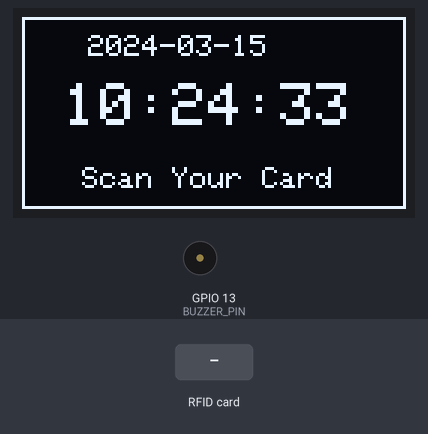
Simulated run of this sketch. Board: ESP8266 (NodeMCU). On the bench: 128×64 one-colour display, buzzer (waves = sounding). The test bench sets the inputs (shaded band). WiFi joins after 1.5 s; servers stay silent unless stated; the local clock reads 2024-03-15 10:24:30 at power-on unless the sketch sets it; what the sketch prints to the serial monitor is not drawn.

Above: at 3.9 s.
4.0 s: RFID card 19 96 05 09 held to the reader
At 5.5 s:
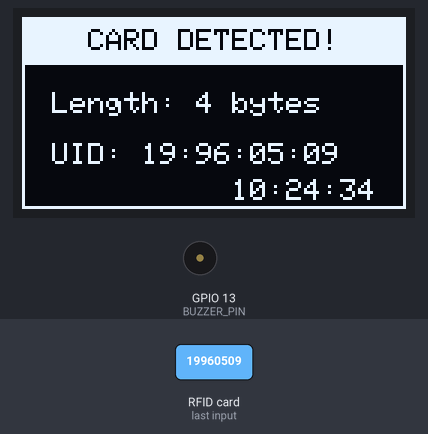
7.0 s: RFID card 5E 7A 19 C4 held to the reader
At 7.9 s:
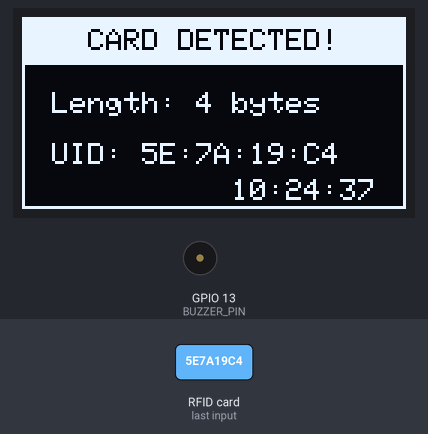
Timing chart, 0 to 10.0 s (numbered marks = the images above; inputs shaded):
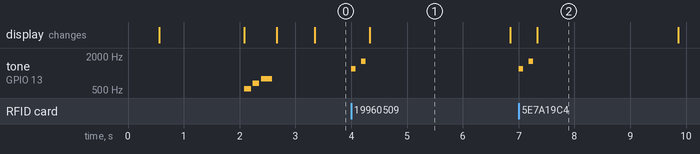

The sketch:

esp8266_rfid_oled_time.ino
```cpp
#include <Wire.h>
#include <Adafruit_GFX.h>
#include <Adafruit_SSD1306.h>
#include <Adafruit_PN532.h>
#include <ESP8266WiFi.h>
#include <time.h>

// -------------------------
// 핀 설정
// -------------------------
#define SCREEN_WIDTH 128
#define SCREEN_HEIGHT 64

// 사용자 정의 규칙: OLED 및 PN532 공유 I2C 핀
#define I2C_SDA 14 // D5 (GPIO 14)
#define I2C_SCL 12 // D6 (GPIO 12)

// PN532 더미 핀 (하드웨어 I2C 사용)
#define PN532_IRQ   2  // D4 (GPIO 2)
#define PN532_RESET 0  // D3 (GPIO 0)

// 패시브 부저 핀
#define BUZZER_PIN 13  // D7 (GPIO 13)

// -------------------------
// WiFi & NTP 설정
// -------------------------
const char* WIFI_SSID     = "SCNU_WiFi";
const char* WIFI_PASSWORD = "19960509";

// NTP 서버 및 한국 시간(KST = UTC+9)
const char* NTP_SERVER = "pool.ntp.org";
const long  UTC_OFFSET = 9 * 3600; // 초 단위 (+9시간)
const int   DST_OFFSET = 0;        // 한국은 서머타임 없음

// -------------------------
// 객체 생성
// -------------------------
Adafruit_SSD1306 display(SCREEN_WIDTH, SCREEN_HEIGHT, &Wire, -1);
Adafruit_PN532 nfc(PN532_IRQ, PN532_RESET, &Wire);

bool wifiConnected = false;
bool timeReady     = false;

// -------------------------
// 부저 사운드 함수
// -------------------------

void bootSound() {
  tone(BUZZER_PIN, 523, 120); // 도 (C5)
  delay(150);
  tone(BUZZER_PIN, 659, 120); // 미 (E5)
  delay(150);
  tone(BUZZER_PIN, 784, 200); // 솔 (G5)
  delay(250);
  noTone(BUZZER_PIN);
}

void cardDetectedSound() {
  tone(BUZZER_PIN, 1200, 80);
  delay(120);
  noTone(BUZZER_PIN);
  delay(60);
  tone(BUZZER_PIN, 1600, 80);
  delay(120);
  noTone(BUZZER_PIN);
}

// -------------------------
// 시간 문자열 반환 함수
// -------------------------

String getTimeString() {
  time_t now = time(nullptr);
  struct tm* t = localtime(&now);
  char buf[20];
  // HH:MM:SS 포맷
  sprintf(buf, "%02d:%02d:%02d", t->tm_hour, t->tm_min, t->tm_sec);
  return String(buf);
}

String getDateString() {
  time_t now = time(nullptr);
  struct tm* t = localtime(&now);
  char buf[20];
  // YYYY-MM-DD 포맷
  sprintf(buf, "%04d-%02d-%02d", t->tm_year + 1900, t->tm_mon + 1, t->tm_mday);
  return String(buf);
}

// -------------------------
// 디스플레이 함수
// -------------------------

void showReadyMessage() {
  display.clearDisplay();
  display.drawRect(0, 0, SCREEN_WIDTH, SCREEN_HEIGHT, SSD1306_WHITE);

  if (timeReady) {
    // 날짜 표시 (상단)
    display.setTextSize(1);
    display.setTextColor(SSD1306_WHITE);
    display.setCursor(22, 6);
    display.println(getDateString());

    // 시간 표시 (중앙, 크게)
    display.setTextSize(2);
    display.setCursor(14, 22);
    display.println(getTimeString());

    // 안내 텍스트 (하단)
    display.setTextSize(1);
    display.setCursor(20, 50);
    display.println("Scan Your Card");
  } else {
    // WiFi 연결 중이거나 NTP 동기화 전 표시
    display.setTextSize(1);
    display.setTextColor(SSD1306_WHITE);
    display.setCursor(15, 18);
    display.println("RFID Reader Ready");
    display.setCursor(20, 38);
    if (!wifiConnected) {
      display.println("Connecting WiFi..");
    } else {
      display.println("Syncing Time...");
    }
  }

  display.display();
}

// -------------------------
// Setup
// -------------------------

void setup(void) {
  Serial.begin(115200);
  delay(500);
  Serial.println("\n--- RFID + OLED + WiFi + NTP ---");

  // 부저 핀 초기화
  pinMode(BUZZER_PIN, OUTPUT);
  noTone(BUZZER_PIN);

  // I2C 버스 초기화
  Wire.begin(I2C_SDA, I2C_SCL);

  // OLED 초기화
  if(!display.begin(SSD1306_SWITCHCAPVCC, 0x3C)) {
    Serial.println(F("SSD1306 failed"));
    for(;;);
  }
  display.clearDisplay();
  display.setTextSize(1);
  display.setTextColor(SSD1306_WHITE);
  display.setCursor(8, 20);
  display.println("Connecting WiFi...");
  display.display();

  // WiFi 연결
  WiFi.begin(WIFI_SSID, WIFI_PASSWORD);
  Serial.print("WiFi connecting");
  unsigned long wifiStart = millis();
  while (WiFi.status() != WL_CONNECTED && millis() - wifiStart < 10000) {
    delay(500);
    Serial.print(".");
  }

  if (WiFi.status() == WL_CONNECTED) {
    wifiConnected = true;
    Serial.println("\nWiFi connected: " + WiFi.localIP().toString());

    // NTP 시간 동기화
    configTime(UTC_OFFSET, DST_OFFSET, NTP_SERVER);
    Serial.print("Syncing NTP time");
    unsigned long ntpStart = millis();
    while (time(nullptr) < 100000 && millis() - ntpStart < 8000) {
      delay(500);
      Serial.print(".");
    }

    if (time(nullptr) > 100000) {
      timeReady = true;
      Serial.println("\nTime synced: " + getDateString() + " " + getTimeString());
    } else {
      Serial.println("\nNTP sync failed (시간 미동기화)");
    }
  } else {
    Serial.println("\nWiFi connection failed");
    display.clearDisplay();
    display.setCursor(5, 20);
    display.println("WiFi Failed!");
    display.setCursor(5, 35);
    display.println("Check SSID/PW");
    display.display();
    delay(2000);
  }

  // PN532 초기화
  display.clearDisplay();
  display.setCursor(8, 20);
  display.println("Init RFID...");
  display.display();

  nfc.begin();
  uint32_t versiondata = nfc.getFirmwareVersion();
  if (!versiondata) {
    Serial.println("PN532 not found");
    display.clearDisplay();
    display.setCursor(10, 20);
    display.println("PN532 Not Found!");
    display.display();
    while (1) { delay(1000); }
  }
  nfc.SAMConfig();
  Serial.println("PN532 Ready.");

  // 부팅 완료 사운드
  bootSound();

  // 대기 화면 표시
  showReadyMessage();
}

// -------------------------
// Loop
// -------------------------

void loop(void) {
  uint8_t success;
  uint8_t uid[] = { 0, 0, 0, 0, 0, 0, 0 };
  uint8_t uidLength;

  // 대기 화면 매 루프마다 갱신 (시간 업데이트용)
  showReadyMessage();

  // 300ms 동안 카드 대기
  success = nfc.readPassiveTargetID(PN532_MIFARE_ISO14443A, uid, &uidLength, 300);

  if (success) {
    Serial.println("RFID Card Found!");

    // 카드 감지 사운드
    cardDetectedSound();

    // 카드 감지 시 화면
    display.clearDisplay();
    display.drawRect(0, 0, SCREEN_WIDTH, SCREEN_HEIGHT, SSD1306_WHITE);

    // 상단 강조 헤더 (반전)
    display.fillRect(0, 0, SCREEN_WIDTH, 16, SSD1306_WHITE);
    display.setTextSize(1);
    display.setTextColor(SSD1306_BLACK);
    display.setCursor(22, 4);
    display.println("CARD DETECTED!");

    // 카드 UID 정보
    display.setTextColor(SSD1306_WHITE);
    display.setCursor(10, 25);
    display.print("Length: ");
    display.print(uidLength, DEC);
    display.println(" bytes");

    display.setCursor(10, 42);
    display.print("UID: ");
    for (uint8_t i = 0; i < uidLength; i++) {
      if (uid[i] < 0x10) display.print("0");
      display.print(uid[i], HEX);
      if (i < uidLength - 1) display.print(":");
    }

    // 카드 감지 시각 표시 (우하단 소형)
    if (timeReady) {
      display.setTextSize(1);
      display.setTextColor(SSD1306_WHITE);
      display.setCursor(70, 54);
      display.println(getTimeString());
    }

    display.display();

    // 시리얼 출력
    Serial.print("UID Length: "); Serial.print(uidLength, DEC); Serial.println(" bytes");
    Serial.print("UID Value: ");
    for (uint8_t i = 0; i < uidLength; i++) {
      if (uid[i] < 0x10) Serial.print("0");
      Serial.print(uid[i], HEX);
      Serial.print(" ");
    }
    Serial.println();

    // 2.5초 유지 후 복귀
    delay(2500);
  }
}
```

Measured:
- after the input at 4.0 s, tone on GPIO 13 (BUZZER_PIN): silent → 1200 Hz at once, → silent 0.08 s later, → 1600 Hz 0.10 s later, → silent 0.08 s later; the display: changes after 0.33 s (image 1)
- after the input at 7.0 s, tone on GPIO 13 (BUZZER_PIN): silent → 1200 Hz at once, → silent 0.08 s later, → 1600 Hz 0.10 s later, → silent 0.08 s later; the display: changes after 0.33 s (image 2)
- what the display in image 1 shows lasts 2.6 s, from 4.3 s to 6.9 s
